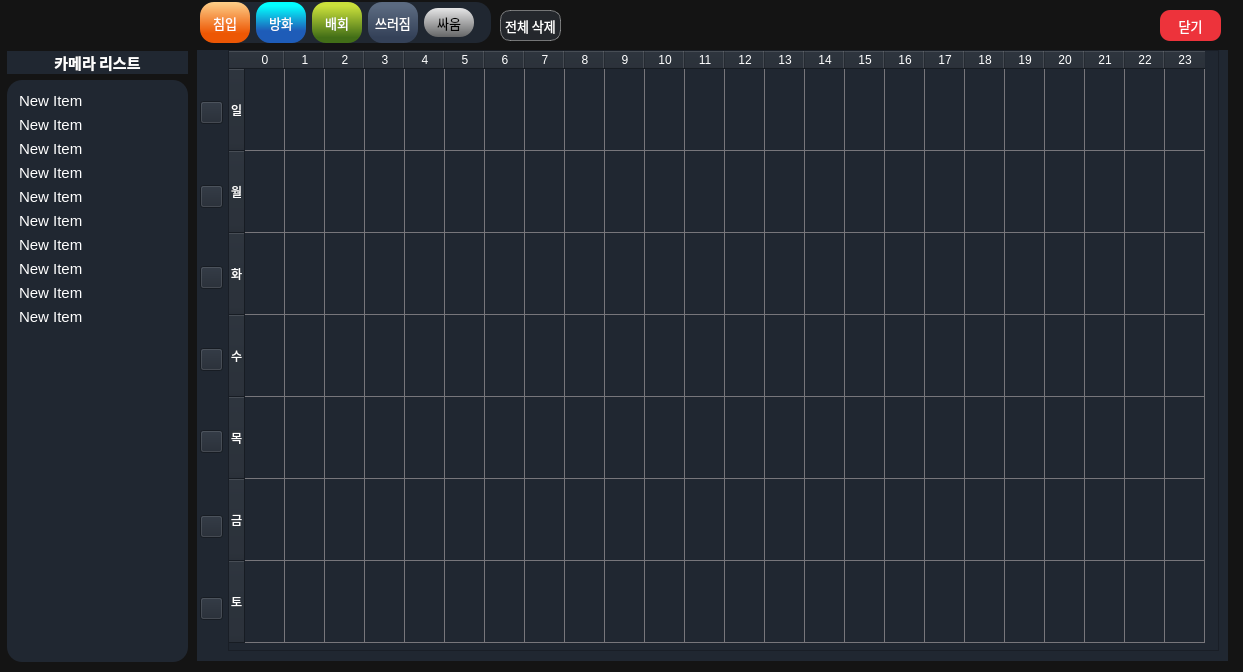
<?xml version="1.0" encoding="UTF-8"?>
<ui version="4.0">
 <class>schedule_window</class>
 <widget class="QWidget" name="schedule_window">
  <property name="geometry">
   <rect>
    <x>0</x>
    <y>0</y>
    <width>1243</width>
    <height>672</height>
   </rect>
  </property>
  <property name="sizePolicy">
   <sizepolicy hsizetype="Fixed" vsizetype="Fixed">
    <horstretch>0</horstretch>
    <verstretch>0</verstretch>
   </sizepolicy>
  </property>
  <property name="minimumSize">
   <size>
    <width>1163</width>
    <height>562</height>
   </size>
  </property>
  <property name="maximumSize">
   <size>
    <width>16777215</width>
    <height>16777215</height>
   </size>
  </property>
  <property name="windowTitle">
   <string>camera schedule</string>
  </property>
  <property name="styleSheet">
   <string notr="true">background-color: rgb(20, 20, 20);

</string>
  </property>
  <widget class="QWidget" name="layoutWidget">
   <property name="geometry">
    <rect>
     <x>7</x>
     <y>51</y>
     <width>181</width>
     <height>611</height>
    </rect>
   </property>
   <layout class="QVBoxLayout" name="verticalLayout_3">
    <item>
     <widget class="QLabel" name="schedule_camera_list_label">
      <property name="minimumSize">
       <size>
        <width>0</width>
        <height>0</height>
       </size>
      </property>
      <property name="font">
       <font>
        <family>Ubuntu Light</family>
        <pointsize>11</pointsize>
        <bold>true</bold>
       </font>
      </property>
      <property name="styleSheet">
       <string notr="true">color: rgb(255, 255, 255);
border-radius: 15px;
background-color: rgb(32,39,49);

</string>
      </property>
      <property name="text">
       <string>카메라 리스트</string>
      </property>
      <property name="alignment">
       <set>Qt::AlignmentFlag::AlignCenter</set>
      </property>
     </widget>
    </item>
    <item>
     <widget class="QWidget" name="widget_3" native="true">
      <property name="styleSheet">
       <string notr="true">color: rgb(255, 255, 255);
border-radius: 15px;
background-color: rgb(32,39,49);

</string>
      </property>
      <layout class="QVBoxLayout" name="verticalLayout_7">
       <item>
        <widget class="QListWidget" name="schedule_camera_list">
         <property name="font">
          <font>
           <pointsize>11</pointsize>
           <italic>false</italic>
           <bold>false</bold>
           <underline>false</underline>
           <strikeout>false</strikeout>
           <kerning>true</kerning>
          </font>
         </property>
         <property name="focusPolicy">
          <enum>Qt::FocusPolicy::NoFocus</enum>
         </property>
         <property name="contextMenuPolicy">
          <enum>Qt::ContextMenuPolicy::DefaultContextMenu</enum>
         </property>
         <property name="acceptDrops">
          <bool>true</bool>
         </property>
         <property name="styleSheet">
          <string notr="true">QListWidget::item {
    padding: 3px;
}
QListWidget::item:selected {
    border: 2px solid rgb(26, 95, 180);
    border-radius: 5px; /* 둥근 테두리 추가 */
}
</string>
         </property>
         <property name="frameShape">
          <enum>QFrame::Shape::NoFrame</enum>
         </property>
         <property name="lineWidth">
          <number>1</number>
         </property>
         <property name="editTriggers">
          <set>QAbstractItemView::EditTrigger::NoEditTriggers</set>
         </property>
         <property name="tabKeyNavigation">
          <bool>false</bool>
         </property>
         <property name="showDropIndicator" stdset="0">
          <bool>false</bool>
         </property>
         <property name="dragEnabled">
          <bool>false</bool>
         </property>
         <property name="dragDropOverwriteMode">
          <bool>false</bool>
         </property>
         <property name="dragDropMode">
          <enum>QAbstractItemView::DragDropMode::NoDragDrop</enum>
         </property>
         <property name="defaultDropAction">
          <enum>Qt::DropAction::IgnoreAction</enum>
         </property>
         <property name="selectionMode">
          <enum>QAbstractItemView::SelectionMode::SingleSelection</enum>
         </property>
         <property name="textElideMode">
          <enum>Qt::TextElideMode::ElideLeft</enum>
         </property>
         <property name="verticalScrollMode">
          <enum>QAbstractItemView::ScrollMode::ScrollPerItem</enum>
         </property>
         <property name="movement">
          <enum>QListView::Movement::Static</enum>
         </property>
         <property name="flow">
          <enum>QListView::Flow::TopToBottom</enum>
         </property>
         <property name="isWrapping" stdset="0">
          <bool>false</bool>
         </property>
         <property name="resizeMode">
          <enum>QListView::ResizeMode::Fixed</enum>
         </property>
         <property name="layoutMode">
          <enum>QListView::LayoutMode::SinglePass</enum>
         </property>
         <property name="spacing">
          <number>2</number>
         </property>
         <property name="viewMode">
          <enum>QListView::ViewMode::ListMode</enum>
         </property>
         <property name="modelColumn">
          <number>0</number>
         </property>
         <property name="uniformItemSizes">
          <bool>true</bool>
         </property>
         <property name="wordWrap">
          <bool>false</bool>
         </property>
         <property name="selectionRectVisible">
          <bool>true</bool>
         </property>
         <item>
          <property name="text">
           <string>New Item</string>
          </property>
         </item>
         <item>
          <property name="text">
           <string>New Item</string>
          </property>
         </item>
         <item>
          <property name="text">
           <string>New Item</string>
          </property>
         </item>
         <item>
          <property name="text">
           <string>New Item</string>
          </property>
         </item>
         <item>
          <property name="text">
           <string>New Item</string>
          </property>
         </item>
         <item>
          <property name="text">
           <string>New Item</string>
          </property>
         </item>
         <item>
          <property name="text">
           <string>New Item</string>
          </property>
         </item>
         <item>
          <property name="text">
           <string>New Item</string>
          </property>
         </item>
         <item>
          <property name="text">
           <string>New Item</string>
          </property>
         </item>
         <item>
          <property name="text">
           <string>New Item</string>
          </property>
         </item>
        </widget>
       </item>
      </layout>
     </widget>
    </item>
   </layout>
  </widget>
  <widget class="QWidget" name="detect_type_tab_widget" native="true">
   <property name="geometry">
    <rect>
     <x>200</x>
     <y>2</y>
     <width>291</width>
     <height>41</height>
    </rect>
   </property>
   <property name="styleSheet">
    <string notr="true">color: rgb(255, 255, 255);
border-radius: 15px;
background-color: rgb(32,39,49);

</string>
   </property>
   <layout class="QHBoxLayout" name="horizontalLayout">
    <item>
     <widget class="QPushButton" name="intr_bnt">
      <property name="sizePolicy">
       <sizepolicy hsizetype="Preferred" vsizetype="Preferred">
        <horstretch>0</horstretch>
        <verstretch>0</verstretch>
       </sizepolicy>
      </property>
      <property name="minimumSize">
       <size>
        <width>50</width>
        <height>29</height>
       </size>
      </property>
      <property name="font">
       <font>
        <pointsize>10</pointsize>
       </font>
      </property>
      <property name="cursor">
       <cursorShape>PointingHandCursor</cursorShape>
      </property>
      <property name="styleSheet">
       <string notr="true">QPushButton {
				background-color: qlineargradient(spread:pad, x1:0, y1:1, x2:0, y2:0, stop:0.233831 rgba(237, 87, 4, 255), stop:1 rgba(253, 207, 137, 255));
				border-radius: 14px;

            }
QPushButton:checked {
                color: white;
				border-radius: 14px;
				border: 3px solid rgb(255, 255, 255);

            }</string>
      </property>
      <property name="text">
       <string>침입</string>
      </property>
      <property name="checkable">
       <bool>true</bool>
      </property>
      <property name="checked">
       <bool>false</bool>
      </property>
     </widget>
    </item>
    <item>
     <widget class="QPushButton" name="fire_bnt">
      <property name="sizePolicy">
       <sizepolicy hsizetype="Preferred" vsizetype="Preferred">
        <horstretch>0</horstretch>
        <verstretch>0</verstretch>
       </sizepolicy>
      </property>
      <property name="minimumSize">
       <size>
        <width>50</width>
        <height>29</height>
       </size>
      </property>
      <property name="font">
       <font>
        <pointsize>10</pointsize>
       </font>
      </property>
      <property name="cursor">
       <cursorShape>PointingHandCursor</cursorShape>
      </property>
      <property name="styleSheet">
       <string notr="true">
QPushButton {
				background-color: qlineargradient(spread:pad, x1:0, y1:1, x2:0, y2:0, stop:0.298507 rgba(30, 92, 184, 255), stop:0.905473 rgba(3, 254, 254, 255));
				border-radius: 14px;
            }
QPushButton:checked {
                color: white;
				border-radius: 14px;
				border: 3px solid rgb(255, 255, 255);

            }</string>
      </property>
      <property name="text">
       <string>방화</string>
      </property>
      <property name="checkable">
       <bool>true</bool>
      </property>
      <property name="checked">
       <bool>false</bool>
      </property>
     </widget>
    </item>
    <item>
     <widget class="QPushButton" name="loit_bnt">
      <property name="sizePolicy">
       <sizepolicy hsizetype="Preferred" vsizetype="Preferred">
        <horstretch>0</horstretch>
        <verstretch>0</verstretch>
       </sizepolicy>
      </property>
      <property name="minimumSize">
       <size>
        <width>50</width>
        <height>29</height>
       </size>
      </property>
      <property name="font">
       <font>
        <pointsize>10</pointsize>
       </font>
      </property>
      <property name="cursor">
       <cursorShape>PointingHandCursor</cursorShape>
      </property>
      <property name="styleSheet">
       <string notr="true">

QPushButton {
				background-color: qlineargradient(spread:pad, x1:0, y1:1, x2:0, y2:0, stop:0.134328 rgba(66, 110, 23, 255), stop:0.905473 rgba(202, 224, 59, 255));
				border-radius: 14px;

            }
QPushButton:checked {
                color: white;
				border-radius: 14px;
				border: 3px solid rgb(255, 255, 255);

            }</string>
      </property>
      <property name="text">
       <string>배회</string>
      </property>
      <property name="checkable">
       <bool>true</bool>
      </property>
      <property name="checked">
       <bool>false</bool>
      </property>
     </widget>
    </item>
    <item>
     <widget class="QPushButton" name="fall_bnt">
      <property name="sizePolicy">
       <sizepolicy hsizetype="Preferred" vsizetype="Preferred">
        <horstretch>0</horstretch>
        <verstretch>0</verstretch>
       </sizepolicy>
      </property>
      <property name="minimumSize">
       <size>
        <width>50</width>
        <height>29</height>
       </size>
      </property>
      <property name="font">
       <font>
        <pointsize>10</pointsize>
       </font>
      </property>
      <property name="cursor">
       <cursorShape>PointingHandCursor</cursorShape>
      </property>
      <property name="styleSheet">
       <string notr="true">

QPushButton {
				background-color: qlineargradient(spread:pad, x1:0, y1:1, x2:0, y2:0, stop:0.134328 rgba(52, 65, 88, 255), stop:0.905473 rgba(91, 106, 128, 255));

				border-radius: 14px;


            }
QPushButton:checked {
                color: white;
				border-radius: 14px;
				border: 3px solid rgb(255, 255, 255);

            }</string>
      </property>
      <property name="text">
       <string>쓰러짐</string>
      </property>
      <property name="checkable">
       <bool>true</bool>
      </property>
      <property name="checked">
       <bool>false</bool>
      </property>
     </widget>
    </item>
    <item>
     <widget class="QPushButton" name="fight_bnt">
      <property name="sizePolicy">
       <sizepolicy hsizetype="Preferred" vsizetype="Preferred">
        <horstretch>0</horstretch>
        <verstretch>0</verstretch>
       </sizepolicy>
      </property>
      <property name="minimumSize">
       <size>
        <width>50</width>
        <height>29</height>
       </size>
      </property>
      <property name="maximumSize">
       <size>
        <width>50</width>
        <height>29</height>
       </size>
      </property>
      <property name="font">
       <font>
        <pointsize>10</pointsize>
       </font>
      </property>
      <property name="cursor">
       <cursorShape>PointingHandCursor</cursorShape>
      </property>
      <property name="styleSheet">
       <string notr="true">

QPushButton {
	color: rgb(0, 0, 0);

	
	background-color: qlineargradient(spread:pad, x1:0, y1:0, x2:0, y2:1, stop:0 rgba(230, 230, 231, 255), stop:1 rgba(101, 102, 103, 255));

				border-radius: 14px;


            }
QPushButton:checked {
                color: white;
				border-radius: 14px;
				border: 3px solid rgb(255, 255, 255);

            }</string>
      </property>
      <property name="text">
       <string>싸움</string>
      </property>
      <property name="checkable">
       <bool>true</bool>
      </property>
      <property name="checked">
       <bool>false</bool>
      </property>
     </widget>
    </item>
    <item>
     <spacer name="horizontalSpacer">
      <property name="orientation">
       <enum>Qt::Orientation::Horizontal</enum>
      </property>
      <property name="sizeHint" stdset="0">
       <size>
        <width>40</width>
        <height>20</height>
       </size>
      </property>
     </spacer>
    </item>
   </layout>
  </widget>
  <widget class="QWidget" name="detect_time_table_widget" native="true">
   <property name="geometry">
    <rect>
     <x>197</x>
     <y>50</y>
     <width>1031</width>
     <height>611</height>
    </rect>
   </property>
   <property name="styleSheet">
    <string notr="true">color: rgb(255, 255, 255);
background-color: rgb(32,39,49);

</string>
   </property>
   <widget class="QTableWidget" name="schedule_time_table">
    <property name="geometry">
     <rect>
      <x>31</x>
      <y>0</y>
      <width>991</width>
      <height>601</height>
     </rect>
    </property>
    <property name="minimumSize">
     <size>
      <width>0</width>
      <height>575</height>
     </size>
    </property>
    <property name="maximumSize">
     <size>
      <width>9999</width>
      <height>9999</height>
     </size>
    </property>
    <property name="font">
     <font>
      <family>Sans</family>
     </font>
    </property>
    <property name="styleSheet">
     <string notr="true">QTableView {gridline-color: rgb(119, 118, 123);}</string>
    </property>
    <property name="showDropIndicator" stdset="0">
     <bool>true</bool>
    </property>
    <property name="dragEnabled">
     <bool>false</bool>
    </property>
    <property name="dragDropOverwriteMode">
     <bool>true</bool>
    </property>
    <property name="dragDropMode">
     <enum>QAbstractItemView::DragDropMode::NoDragDrop</enum>
    </property>
    <property name="selectionMode">
     <enum>QAbstractItemView::SelectionMode::ExtendedSelection</enum>
    </property>
    <property name="selectionBehavior">
     <enum>QAbstractItemView::SelectionBehavior::SelectItems</enum>
    </property>
    <property name="gridStyle">
     <enum>Qt::PenStyle::SolidLine</enum>
    </property>
    <property name="sortingEnabled">
     <bool>false</bool>
    </property>
    <attribute name="horizontalHeaderMinimumSectionSize">
     <number>3</number>
    </attribute>
    <attribute name="horizontalHeaderDefaultSectionSize">
     <number>40</number>
    </attribute>
    <attribute name="horizontalHeaderShowSortIndicator" stdset="0">
     <bool>false</bool>
    </attribute>
    <attribute name="horizontalHeaderStretchLastSection">
     <bool>false</bool>
    </attribute>
    <attribute name="verticalHeaderVisible">
     <bool>true</bool>
    </attribute>
    <attribute name="verticalHeaderCascadingSectionResizes">
     <bool>false</bool>
    </attribute>
    <attribute name="verticalHeaderMinimumSectionSize">
     <number>18</number>
    </attribute>
    <attribute name="verticalHeaderDefaultSectionSize">
     <number>82</number>
    </attribute>
    <attribute name="verticalHeaderShowSortIndicator" stdset="0">
     <bool>false</bool>
    </attribute>
    <attribute name="verticalHeaderStretchLastSection">
     <bool>false</bool>
    </attribute>
    <row>
     <property name="text">
      <string>일</string>
     </property>
    </row>
    <row>
     <property name="text">
      <string>월</string>
     </property>
    </row>
    <row>
     <property name="text">
      <string>화</string>
     </property>
    </row>
    <row>
     <property name="text">
      <string>수</string>
     </property>
    </row>
    <row>
     <property name="text">
      <string>목</string>
     </property>
    </row>
    <row>
     <property name="text">
      <string>금</string>
     </property>
    </row>
    <row>
     <property name="text">
      <string>토</string>
     </property>
    </row>
    <column>
     <property name="text">
      <string>0</string>
     </property>
    </column>
    <column>
     <property name="text">
      <string>1</string>
     </property>
    </column>
    <column>
     <property name="text">
      <string>2</string>
     </property>
    </column>
    <column>
     <property name="text">
      <string>3</string>
     </property>
    </column>
    <column>
     <property name="text">
      <string>4</string>
     </property>
    </column>
    <column>
     <property name="text">
      <string>5</string>
     </property>
    </column>
    <column>
     <property name="text">
      <string>6</string>
     </property>
    </column>
    <column>
     <property name="text">
      <string>7</string>
     </property>
    </column>
    <column>
     <property name="text">
      <string>8</string>
     </property>
    </column>
    <column>
     <property name="text">
      <string>9</string>
     </property>
    </column>
    <column>
     <property name="text">
      <string>10</string>
     </property>
    </column>
    <column>
     <property name="text">
      <string>11</string>
     </property>
    </column>
    <column>
     <property name="text">
      <string>12</string>
     </property>
    </column>
    <column>
     <property name="text">
      <string>13</string>
     </property>
    </column>
    <column>
     <property name="text">
      <string>14</string>
     </property>
    </column>
    <column>
     <property name="text">
      <string>15</string>
     </property>
    </column>
    <column>
     <property name="text">
      <string>16</string>
     </property>
    </column>
    <column>
     <property name="text">
      <string>17</string>
     </property>
    </column>
    <column>
     <property name="text">
      <string>18</string>
     </property>
    </column>
    <column>
     <property name="text">
      <string>19</string>
     </property>
    </column>
    <column>
     <property name="text">
      <string>20</string>
     </property>
    </column>
    <column>
     <property name="text">
      <string>21</string>
     </property>
    </column>
    <column>
     <property name="text">
      <string>22</string>
     </property>
    </column>
    <column>
     <property name="text">
      <string>23</string>
     </property>
    </column>
   </widget>
   <widget class="QPushButton" name="check_box_mon">
    <property name="geometry">
     <rect>
      <x>3</x>
      <y>135</y>
      <width>23</width>
      <height>23</height>
     </rect>
    </property>
    <property name="styleSheet">
     <string notr="true">
background-color: rgb(32,39,49);</string>
    </property>
    <property name="text">
     <string/>
    </property>
    <property name="icon">
     <iconset resource="ms_ai_img.qrc">
      <normaloff>:/newPrefix/images/checkm.jpg</normaloff>
      <normalon>:/newPrefix/images/check.png</normalon>
      <disabledoff>:/newPrefix/images/checkm.jpg</disabledoff>
      <disabledon>:/newPrefix/images/check.png</disabledon>:/newPrefix/images/checkm.jpg</iconset>
    </property>
    <property name="iconSize">
     <size>
      <width>20</width>
      <height>20</height>
     </size>
    </property>
    <property name="checkable">
     <bool>true</bool>
    </property>
    <property name="checked">
     <bool>false</bool>
    </property>
   </widget>
   <widget class="QPushButton" name="check_box_tue">
    <property name="geometry">
     <rect>
      <x>3</x>
      <y>216</y>
      <width>23</width>
      <height>23</height>
     </rect>
    </property>
    <property name="styleSheet">
     <string notr="true">
background-color: rgb(32,39,49);</string>
    </property>
    <property name="text">
     <string/>
    </property>
    <property name="icon">
     <iconset resource="ms_ai_img.qrc">
      <normaloff>:/newPrefix/images/checkm.jpg</normaloff>
      <normalon>:/newPrefix/images/check.png</normalon>
      <disabledoff>:/newPrefix/images/checkm.jpg</disabledoff>
      <disabledon>:/newPrefix/images/check.png</disabledon>:/newPrefix/images/checkm.jpg</iconset>
    </property>
    <property name="iconSize">
     <size>
      <width>20</width>
      <height>20</height>
     </size>
    </property>
    <property name="checkable">
     <bool>true</bool>
    </property>
    <property name="checked">
     <bool>false</bool>
    </property>
   </widget>
   <widget class="QPushButton" name="check_box_wed">
    <property name="geometry">
     <rect>
      <x>3</x>
      <y>298</y>
      <width>23</width>
      <height>23</height>
     </rect>
    </property>
    <property name="styleSheet">
     <string notr="true">
background-color: rgb(32,39,49);</string>
    </property>
    <property name="text">
     <string/>
    </property>
    <property name="icon">
     <iconset resource="ms_ai_img.qrc">
      <normaloff>:/newPrefix/images/checkm.jpg</normaloff>
      <normalon>:/newPrefix/images/check.png</normalon>
      <disabledoff>:/newPrefix/images/checkm.jpg</disabledoff>
      <disabledon>:/newPrefix/images/check.png</disabledon>:/newPrefix/images/checkm.jpg</iconset>
    </property>
    <property name="iconSize">
     <size>
      <width>20</width>
      <height>20</height>
     </size>
    </property>
    <property name="checkable">
     <bool>true</bool>
    </property>
    <property name="checked">
     <bool>false</bool>
    </property>
   </widget>
   <widget class="QPushButton" name="check_box_thu">
    <property name="geometry">
     <rect>
      <x>3</x>
      <y>380</y>
      <width>23</width>
      <height>23</height>
     </rect>
    </property>
    <property name="styleSheet">
     <string notr="true">
background-color: rgb(32,39,49);</string>
    </property>
    <property name="text">
     <string/>
    </property>
    <property name="icon">
     <iconset resource="ms_ai_img.qrc">
      <normaloff>:/newPrefix/images/checkm.jpg</normaloff>
      <normalon>:/newPrefix/images/check.png</normalon>
      <disabledoff>:/newPrefix/images/checkm.jpg</disabledoff>
      <disabledon>:/newPrefix/images/check.png</disabledon>:/newPrefix/images/checkm.jpg</iconset>
    </property>
    <property name="iconSize">
     <size>
      <width>20</width>
      <height>20</height>
     </size>
    </property>
    <property name="checkable">
     <bool>true</bool>
    </property>
    <property name="checked">
     <bool>false</bool>
    </property>
   </widget>
   <widget class="QPushButton" name="check_box_fri">
    <property name="geometry">
     <rect>
      <x>3</x>
      <y>465</y>
      <width>23</width>
      <height>23</height>
     </rect>
    </property>
    <property name="styleSheet">
     <string notr="true">
background-color: rgb(32,39,49);</string>
    </property>
    <property name="text">
     <string/>
    </property>
    <property name="icon">
     <iconset resource="ms_ai_img.qrc">
      <normaloff>:/newPrefix/images/checkm.jpg</normaloff>
      <normalon>:/newPrefix/images/check.png</normalon>
      <disabledoff>:/newPrefix/images/checkm.jpg</disabledoff>
      <disabledon>:/newPrefix/images/check.png</disabledon>:/newPrefix/images/checkm.jpg</iconset>
    </property>
    <property name="iconSize">
     <size>
      <width>20</width>
      <height>20</height>
     </size>
    </property>
    <property name="checkable">
     <bool>true</bool>
    </property>
    <property name="checked">
     <bool>false</bool>
    </property>
   </widget>
   <widget class="QPushButton" name="check_box_sat">
    <property name="geometry">
     <rect>
      <x>3</x>
      <y>547</y>
      <width>23</width>
      <height>23</height>
     </rect>
    </property>
    <property name="styleSheet">
     <string notr="true">
background-color: rgb(32,39,49);</string>
    </property>
    <property name="text">
     <string/>
    </property>
    <property name="icon">
     <iconset resource="ms_ai_img.qrc">
      <normaloff>:/newPrefix/images/checkm.jpg</normaloff>
      <normalon>:/newPrefix/images/check.png</normalon>
      <disabledoff>:/newPrefix/images/checkm.jpg</disabledoff>
      <disabledon>:/newPrefix/images/check.png</disabledon>:/newPrefix/images/checkm.jpg</iconset>
    </property>
    <property name="iconSize">
     <size>
      <width>20</width>
      <height>20</height>
     </size>
    </property>
    <property name="checkable">
     <bool>true</bool>
    </property>
    <property name="checked">
     <bool>false</bool>
    </property>
   </widget>
   <widget class="QPushButton" name="check_box_sun">
    <property name="geometry">
     <rect>
      <x>3</x>
      <y>51</y>
      <width>23</width>
      <height>23</height>
     </rect>
    </property>
    <property name="styleSheet">
     <string notr="true">
background-color: rgb(32,39,49);</string>
    </property>
    <property name="text">
     <string/>
    </property>
    <property name="icon">
     <iconset resource="ms_ai_img.qrc">
      <normaloff>:/newPrefix/images/checkm.jpg</normaloff>
      <normalon>:/newPrefix/images/check.png</normalon>
      <disabledoff>:/newPrefix/images/checkm.jpg</disabledoff>
      <disabledon>:/newPrefix/images/check.png</disabledon>:/newPrefix/images/checkm.jpg</iconset>
    </property>
    <property name="iconSize">
     <size>
      <width>20</width>
      <height>20</height>
     </size>
    </property>
    <property name="checkable">
     <bool>true</bool>
    </property>
    <property name="checked">
     <bool>false</bool>
    </property>
   </widget>
  </widget>
  <widget class="QPushButton" name="schedule_close_bnt">
   <property name="geometry">
    <rect>
     <x>1160</x>
     <y>10</y>
     <width>61</width>
     <height>31</height>
    </rect>
   </property>
   <property name="font">
    <font>
     <family>Sans</family>
     <pointsize>10</pointsize>
    </font>
   </property>
   <property name="cursor">
    <cursorShape>PointingHandCursor</cursorShape>
   </property>
   <property name="styleSheet">
    <string notr="true">background-color: rgb(237, 51, 59);
color: rgb(255, 255, 255);
border-radius: 10px;

</string>
   </property>
   <property name="text">
    <string>닫기</string>
   </property>
  </widget>
  <widget class="QPushButton" name="schedule_remove_bnt">
   <property name="geometry">
    <rect>
     <x>500</x>
     <y>10</y>
     <width>61</width>
     <height>31</height>
    </rect>
   </property>
   <property name="font">
    <font>
     <family>Sans</family>
     <pointsize>10</pointsize>
    </font>
   </property>
   <property name="cursor">
    <cursorShape>PointingHandCursor</cursorShape>
   </property>
   <property name="styleSheet">
    <string notr="true">background-color: rgb(36, 39, 44);
color: rgb(255, 255, 255);
border-radius: 10px;
border: 1px solid rgba(255, 255, 255, 100);
</string>
   </property>
   <property name="text">
    <string>전체 삭제</string>
   </property>
  </widget>
  <widget class="QLabel" name="top_logo_2">
   <property name="geometry">
    <rect>
     <x>10</x>
     <y>10</y>
     <width>184</width>
     <height>31</height>
    </rect>
   </property>
   <property name="minimumSize">
    <size>
     <width>1</width>
     <height>1</height>
    </size>
   </property>
   <property name="maximumSize">
    <size>
     <width>251</width>
     <height>41</height>
    </size>
   </property>
   <property name="font">
    <font>
     <family>Sans</family>
    </font>
   </property>
   <property name="text">
    <string/>
   </property>
   <property name="pixmap">
    <pixmap resource="ms_ai_img.qrc">:/newPrefix/images/logo.png</pixmap>
   </property>
   <property name="scaledContents">
    <bool>true</bool>
   </property>
  </widget>
 </widget>
 <resources>
  <include location="ms_ai_img.qrc"/>
  <include location="front/ui/ms_ai_img.qrc"/>
 </resources>
 <connections/>
</ui>
